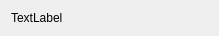
<?xml version="1.0" encoding="UTF-8"?>
<ui version="4.0">
 <class>CelebItemWidget</class>
 <widget class="QWidget" name="CelebItemWidget">
  <property name="geometry">
   <rect>
    <x>0</x>
    <y>0</y>
    <width>219</width>
    <height>33</height>
   </rect>
  </property>
  <property name="windowTitle">
   <string>Form</string>
  </property>
  <layout class="QGridLayout" name="gridLayout">
   <item row="0" column="0">
    <widget class="QLabel" name="lblInfo">
     <property name="text">
      <string>TextLabel</string>
     </property>
    </widget>
   </item>
  </layout>
 </widget>
 <resources/>
 <connections/>
</ui>
